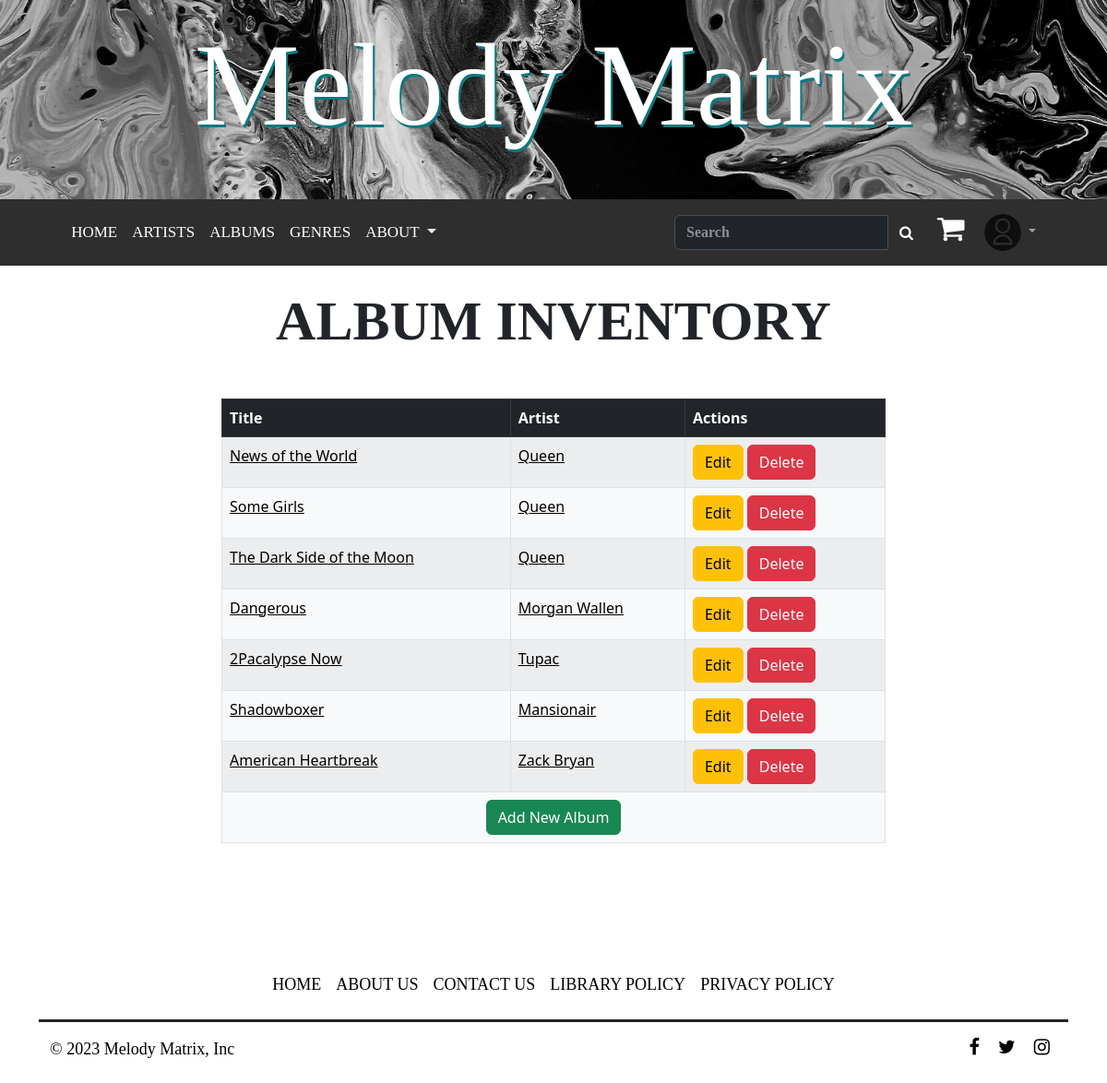
The page /manage_albums/ (signed in) on the database its author committed.
### user_management/profile.py (models this page shows, shortened)
class UserProfile(models.Model):
    user = models.OneToOneField(get_user_model(), on_delete=models.CASCADE, unique=True, related_name='userprofile')
    image = models.ImageField(default='default_image/Defaut.png', upload_to='profile_pics')
    address = models.CharField(max_length=400, null=True)
    city = models.CharField(max_length=200, null=True)
    state = models.CharField(max_length=100, null=True)
    zip_code = models.CharField(max_length=10, null=True)
    library_card_number = models.CharField(max_length=12, null=True, unique=True)

### MelodyMatrix/models.py (models this page shows, shortened)
class Album(models.Model):
    title = models.CharField(max_length=200, null=True)
    artist = models.ForeignKey('Artist', on_delete=models.RESTRICT, null=True)
    summary = models.TextField(max_length=2000, help_text='Enter a brief summary of the album', null=True)
    genre = models.ManyToManyField(Genre, help_text='Select a genre for this album')
    copies_available = models.IntegerField(default=0, help_text='Number of copies available')
    album_image = models.ImageField(upload_to='images/', null=True, blank=True)
    class Meta:
        permissions = (("can_add_album_instance", "Can add album instances"),)
    def get_absolute_url(self):
        return reverse('album_detail', args=[str(self.id)])

class Artist(models.Model):
    artist_name = models.CharField(max_length=100)
    genre = models.ManyToManyField(Genre, help_text='Select a genre for this artist')
    summary = models.TextField(max_length=2000, help_text='Enter a brief background of the artist', null=True)
    artist_image = models.ImageField(upload_to='images/', null=True, blank=True)
    class Meta:
        ordering = ['artist_name']
    def get_absolute_url(self):
        return reverse('artist_detail', args=[str(self.id)])

### MelodyMatrix/views.py (the view)
# urls.py: path('manage_albums/', views.album_inventory, name='manage_albums'),
def album_inventory(request):
    albums = Album.objects.all()
    context = {'album_list': albums}
    return render(request, 'MelodyMatrix/manage_albums.html', context)

### MelodyMatrix/templates/MelodyMatrix/manage_albums.html (shortened to what this page needs)
{% extends "MelodyMatrix/base.html" %}
{% block content %}
    <h1 class="text-center text-uppercase" style="font-family:'Sitka Text'; font-size: 60px; font-weight: bold ">Album Inventory</h1>
    <div class="container mt-5">
        <div class="row justify-content-center">
            <div class="col-md-8">
                <table class="table table-bordered table-light table-striped table-hover" style="max-width: 900px;">
                    <thead>
                        <tr class="table-secondary table-dark">
                            <th>Title</th>
                            <th>Artist</th>
                            <th>Actions</th>
                        </tr>
                    </thead>
                    <tbody>
                        {% for album in album_list %}
                            <tr>
                                <td><a href="{{ album.get_absolute_url }}" style="color: black; text-decoration: underline;">{{ album.title }}</a></td>
                                <td><a href="{{ album.artist.get_absolute_url }}" style="color: black; text-decoration: underline;">{{ album.artist.artist_name }}</a></td>
                                <td>
                                    <a href="{% url 'album_update' pk=album.pk %}" class="btn btn-warning">Edit</a>
                                    <a href="{% url 'album_delete' pk=album.pk %}" class="btn btn-danger" onclick="return confirm('Are you sure you want to delete?')">Delete</a>
                                </td>
                            </tr>
                        {% endfor %}
                        <tr>
                            <td colspan="3" class="text-center">
                                <a href="{% url 'album_create' %}" class="btn btn-success">Add New Album</a>
                            </td>
                        </tr>
                    </tbody>
                </table>
            </div>
        </div>
    </div>
{% endblock %}

### MelodyMatrix/templates/MelodyMatrix/base.html (shortened to what this page needs)
{% load static %}
<!DOCTYPE html>
<html lang="en">
<head>
    <link rel="stylesheet" href="https://cdnjs.cloudflare.com/ajax/libs/font-awesome/4.7.0/css/font-awesome.min.css"/>
    <link href="https://cdn.jsdelivr.net/npm/bootstrap@5.3.0-alpha1/dist/css/bootstrap.min.css" rel="stylesheet"
>
</head>
<body>
    <h1 class="display-1 text-center text-bg-dark p-3" style="margin-bottom: 0; background-image: url('/media/h1_banner/acrylic.jpg'); background-size: cover; color: white; padding: 20px; text-align: center; font-family: Magneto;">
        <a href="{% url 'index' %}" style=" font-family: Magneto; font-size: 8rem; text-shadow: 2px 3px 0px #0c7882; text-decoration: none; color: inherit;">Melody Matrix</a>
    </h1>
    <nav class="navbar navbar-expand-lg" data-bs-theme="dark" style="background-color: #2F2E2E;margin-bottom: 0;">
        <div class="container-fluid">
            <div class="collapse navbar-collapse justify-content-center"  id="navbarSupportedContent">
                <ul class="navbar-nav mb-2 mb-lg-0">
                    <li class="nav-item"><a class="nav-link " style="font-family:'Sitka Text'; font-size: 17px; color: white;" aria-current="true" href="{% url 'index' %}">HOME</a></li>
                    <li class="nav-item"><a class="nav-link " style="font-family:'Sitka Text'; font-size: 17px; color: white;" href="{% url 'artist_list' %}">ARTISTS</a></li>
                    <li class="nav-item"><a class="nav-link " style="font-family:'Sitka Text'; font-size: 17px; color: white;" href="{% url 'album_list' %}">ALBUMS</a></li>
                    <li class="nav-item"><a class="nav-link " style="font-family:'Sitka Text'; font-size: 17px; color: white;" href="{% url 'all_genres' %}">GENRES</a></li>
                    <li class="nav-item dropdown">
                        <a class="nav-link dropdown-toggle text-white text-lg" style="font-family:'Sitka Text'; font-size: 17px; color: white;" role="button" data-bs-toggle="dropdown" aria-expanded="false"> ABOUT </a>
                    </li>
                </ul>
                <form class="d-flex" action="{% url 'search' %}" method="get">
                    <div class="input-group">
                        <input class="form-control" type="search" placeholder="Search" aria-label="Search" name="query" style="color: black; font-weight: bold; font-family:'Sitka Text';">
                        <div class="input-group-append">
                            <button class="btn btn-outline-white" style="color: white">
                                <i class="fa fa-search"></i>
                            </button>
                        </div>
                    </div>
                </form>
                <ul class="nav navbar-nav ml-auto">
                    {% if user.is_authenticated %}
                        <li class="nav-item">
                            <a class="nav-link" href="{% url 'view_cart' %}" style="color: white; text-decoration: none; display: flex; align-items: center;">
                                <i class="fa fa-shopping-cart" style="font-size: 32px; margin-right: 5px;"></i>
                            </a>
                        </li>
                        <li class="nav-item dropdown ">
                            <a class="nav-link dropdown-toggle" href="#" role="button" data-bs-toggle="dropdown" aria-expanded="true">
                                <img src="{{ user.userprofile.image.url }}" width="40" height="40" class="rounded-circle">
                            </a>
                        </li>
                    {% endif %}
                </ul>
            </div>
        </div>
    </nav>
    <div class="container">
        <br/>
        {% block content %}
        {% endblock %}
    </div>
<div class="container">
    <footer class="py-3 my-4">
        <ul class="nav justify-content-center pb-3 mb-3" style="border-bottom: solid;">
            <li class="nav-item" style="font-family:'Sitka Text'; font-size: 18px;"><a href="{% url 'index' %}" class="nav-link px-2 text-black">HOME</a></li>
            <li class="nav-item" style="font-family:'Sitka Text'; font-size: 18px;"><a href="{% url 'about_us' %}" class="nav-link px-2 text-black"> ABOUT US</a></li>
            <li class="nav-item" style="font-family:'Sitka Text'; font-size: 18px;"><a href="{% url 'contact_us' %}" class="nav-link px-2 text-black"> CONTACT US</a></li>
            <li class="nav-item" style="font-family:'Sitka Text'; font-size: 18px;"><a href="{% url 'library_policies' %}" class="nav-link px-2 text-black"> LIBRARY POLICY</a></li>
            <li class="nav-item" style="font-family:'Sitka Text'; font-size: 18px;"><a href="{% url 'privacy_policy' %}" class="nav-link px-2 text-black"> PRIVACY POLICY</a></li>
        </ul>
        <div class="container">
            <div class="row">
                <div class="col-md-8 col-sm-6 col-xs-12">
                    <p class="text-left text-black" style="font-family:'Sitka Text'; font-size: 18px;">&copy; 2023 Melody Matrix, Inc </p>
                </div>
                <div class="col-md-4 col-sm-6 col-xs-12">
                    <ul class="social icons" style="text-align: right; padding-left:0; margin-bottom:0; list-style:none;">
                        <a class="facebook" href="#"><i class="fa fa-facebook px-2 text-black" style="font-size: 20px;"></i></a>
                        <a class="twitter" href="#"><i class="fa fa-twitter px-2 text-black" style="font-size: 20px;"></i></a>
                        <a class="instagram" href="#"><i class="fa fa-instagram px-2 text-black" style="font-size: 20px;"></i></a>
                    </ul>
                </div>
            </div>
        </div>
    </footer>
</div>
</body>
</html>

### rows shown on the page
Album: title "News of the World", artist.artist_name "Queen"
Album: title "Some Girls", artist.artist_name "Queen"
Album: title "The Dark Side of the Moon", artist.artist_name "Queen"
Album: title "Dangerous", artist.artist_name "Morgan Wallen"
Album: title "2Pacalypse Now", artist.artist_name "Tupac"
Album: title "Shadowboxer", artist.artist_name "Mansionair"
Album: title "American Heartbreak", artist.artist_name "Zack Bryan"
